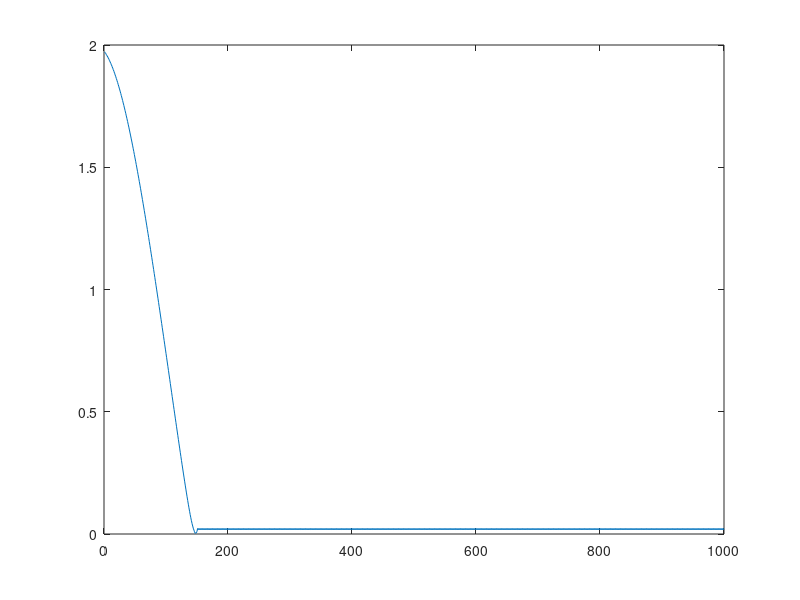

The MATLAB script that drew this image:
acc = [0.076155; -0.15432; 9.79849];
acc = acc/9.81;
q = zeros(4, 1);
q(:) = [0.9; 0.1; 0.1; 0.1];
q(:) = q(:)/norm(q(:));
mu = 0.01;
iter = 1000;
f_ = zeros(iter, 1);

for i = 1:iter
    f = [2*(q(2)*q(4) - q(1)*q(3)) - acc(1); 2*(q(1)*q(2) - q(3)*q(4)) - acc(2); 2*(0.5 - q(2)*q(2) - q(3)*q(3)) + acc(3)];
    f_(i) = norm(f);
    J = [-2*q(3) 2*q(4) -2*q(1) 2*q(2); 2*q(2) 2*q(1) 2*q(4) 2*q(3); 0 -4*q(2) -4*q(3) 0];
    grad = (J.')*f;
    update = mu*grad/norm(grad);
    q = q - update;
    q_ = q/norm(q);
end
q = q/norm(q);

figure(1)
plot(f_)
